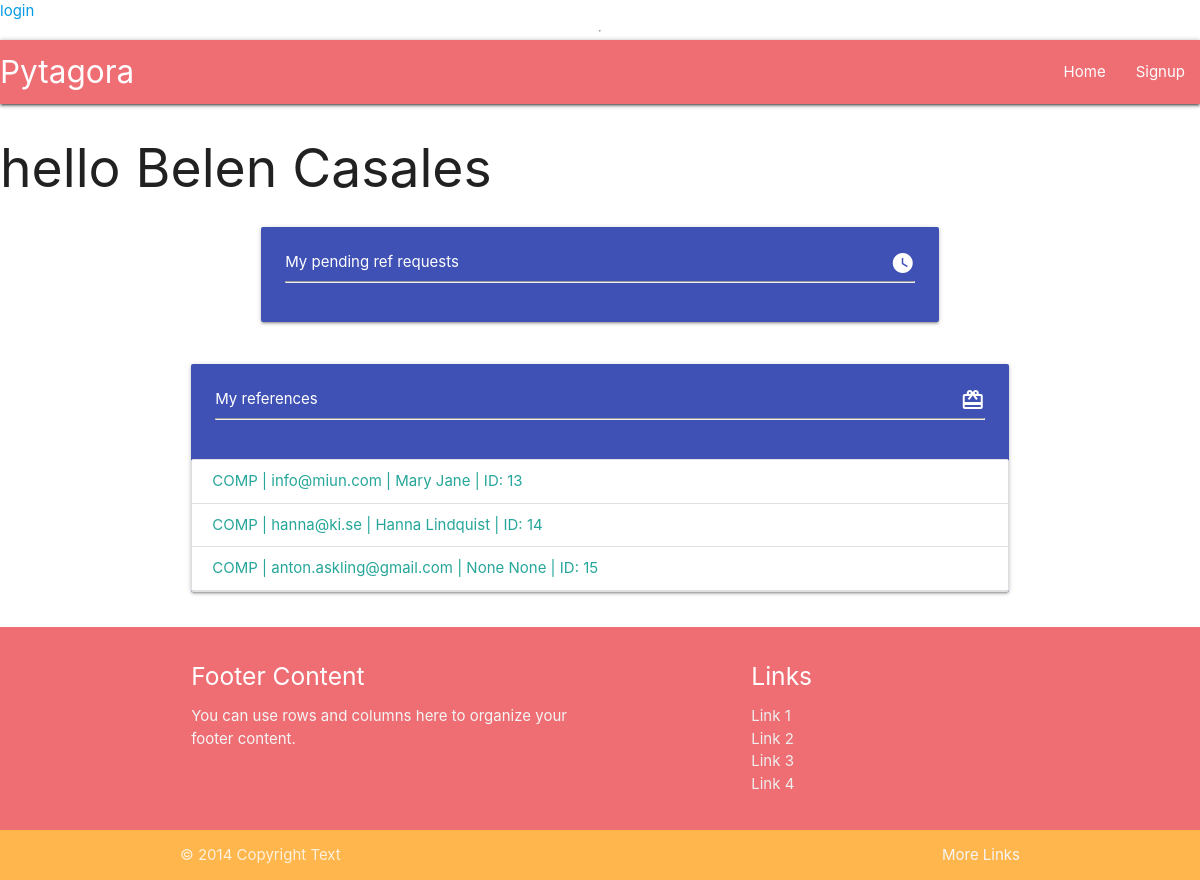
Page /profile/8/ on the earlier database version.
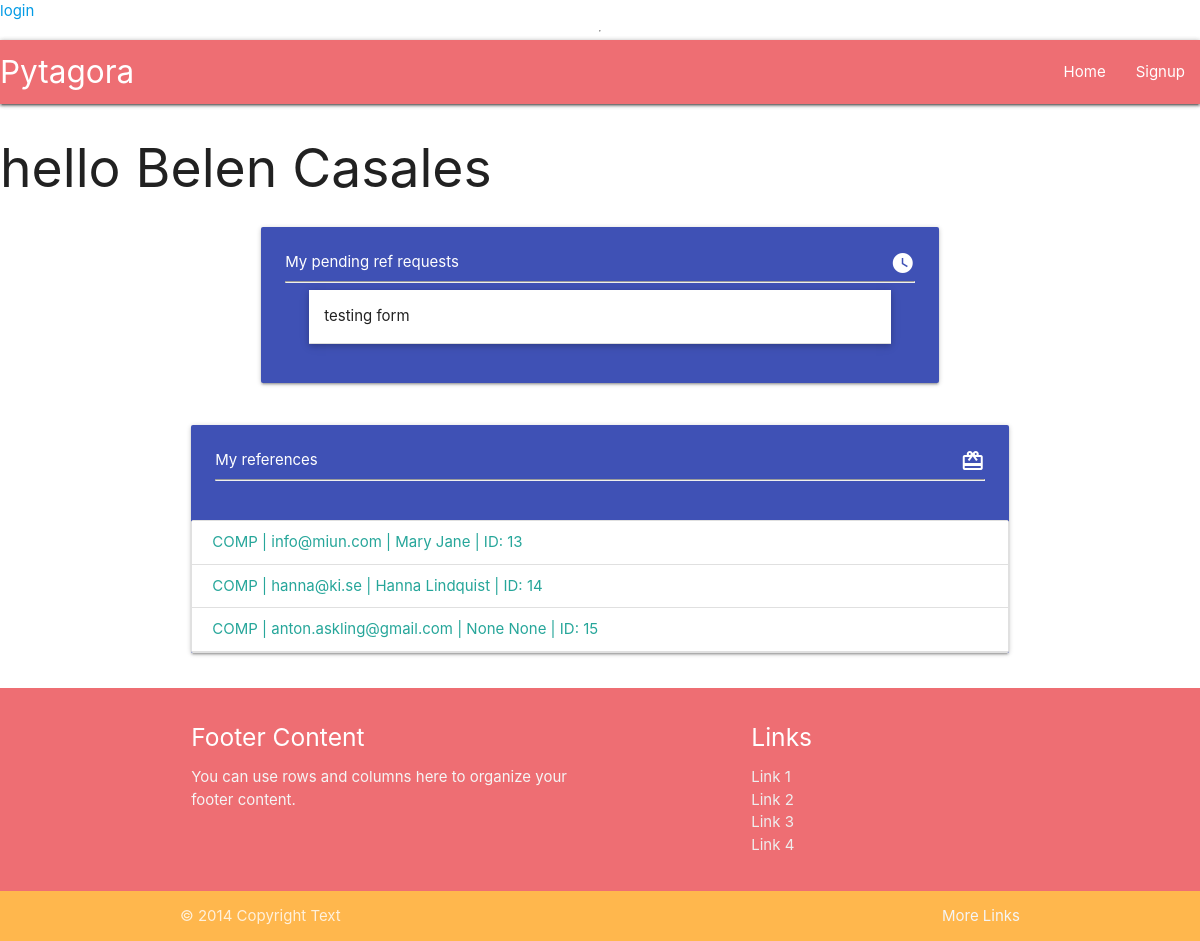
Same page on the later database version.
### userprofile/models.py (models this page shows, shortened)
class RefRequest(models.Model):
    profile = models.ForeignKey(Profile, verbose_name=_("profile"), on_delete=models.CASCADE)
    company_name = models.CharField(_("company name"), max_length=100, null=True, blank=True)
    date_from = PartialDateField( verbose_name=_("date from"))
    date_to = PartialDateField(verbose_name=_("date to"))
    to_email = models.EmailField(_("to email"), max_length=254, null=True, blank=True)
    UNINITIATED = "UNIN"
    PENDING = "PEND"
    COMPLETE = "COMP"
    STATUS_CHOICES = [
        (UNINITIATED, "Uninitiated"),
        (PENDING, "Pending"),
        (COMPLETE, "Complete"),
    ]
    status = models.CharField(_("status"), max_length=4, choices=STATUS_CHOICES, default=UNINITIATED,)
    time_sent = models.DateTimeField(_("time_sent"), auto_now_add=True, null=True)
    class Meta:
        verbose_name = "Reference request"
        verbose_name_plural = "Reference requests"

class RefResponse(models.Model):
    ref_request = models.OneToOneField(RefRequest, verbose_name=_("request to"), on_delete=models.CASCADE)
    profile = models.ForeignKey(Profile, verbose_name=_("profile"), on_delete=models.CASCADE, null=True, blank=True)
    email = models.EmailField(_("email"), max_length=254)
    first_name = models.CharField(_("first name"), max_length=50, null=True, blank=True)
    last_name = models.CharField(_("last name"), max_length=50, null=True, blank=True)
    company_name = models.CharField(_("company name"), max_length=50, null=True, blank=True)
    title = models.CharField(_("title"), max_length=50)
    BOSS = "BOSS"
    COLLEAGUE = "COLL"
    CONSULTANT = "CONS"
    OTHER = "OTH"
    RELATION_CHOICES = [
        (BOSS, "Boss to referee"),
        (COLLEAGUE, "Colleague to referee"),
        (CONSULTANT, "referee was consultant"),
        (OTHER, "Other")
    ]
    relation = models.CharField(_("relation to referee"), choices=RELATION_CHOICES, default=BOSS, max_length=4)
    other_relation = models.CharField(_("if Other, please specify"), max_length=80, null=True, blank=True)
    main_tasks = models.TextField(_("describe main tasks"))
    elaborate = models.TextField(_("elaborate"))
    extra = models.TextField(_("extra"))
    referee_first_name = models.CharField(_("referee first name"), max_length=50)
    referee_last_name = models.CharField(_("referee last name"), max_length=50)
    time_added = models.DateTimeField(_("time added"), auto_now=True)
    def get_full_name(self):
        return f"{self.first_name} {self.last_name}"
    class Meta:
        verbose_name = "Reference response"
        verbose_name_plural = "Reference responses"
        ordering = ["ref_request"]

### userprofile/views.py (the view)
# urls.py: path("profile/<int:pk>/", ProfileView.as_view(), name ="profile"),
class ProfileView(ListView):
    model = RefRequest
    def get(self, request, *args, **kwargs):
        profile = Profile.objects.get(id=kwargs["pk"])
        requests = profile.refrequest_set.all()
        return render(
            self.request,
            "userprofile/profile.html",
            {
                "profile": profile,
                "requests": requests,
            })

### userprofile/models.py (called while the page is built)
    def __str__(self):
        return f"{self.first_name} {self.last_name}"

### userprofile/templates/userprofile/profile.html (shortened to what this page needs)
{% extends "base.html" %}
{% block content %}
    <h2>hello {{ profile }}</h2>
    <div class="container">
        {% include "./components/profile_pending_requests.html" %}
        <div class="row">
            <div class="col s12">
                <div class="card indigo">
                    <div class="card-content">
                        <span class="white-text">My references <i class="material-icons right">redeem</i></span>
                        <hr/>
                    </div>
                    <div class=" collection">
                        {% for request in requests %}
                        {% if request.status == "COMP" %}
                        <a data-target="{{ request.refresponse.id }}" class="modal-trigger  collection-item" href="">{{ request.status }} | {{ request.refresponse.email }} | {{ request.refresponse.get_full_name }} | ID:  {{ request.refresponse.id }} </a>
                        {% endif %}
                        {% endfor %}
                    </div>
                </div>
            </div>
        </div>
    </div>
{% endblock content %}

### userprofile/templates/userprofile/components/profile_pending_requests.html (shortened to what this page needs)
<div class="row">
    <div class="col s12 l10 offset-l1">
        <div class="card-panel indigo">
            <span class="white-text ">My pending ref requests <i class="material-icons right" >watch_later</i> </span>
            <hr/>
            <ul class="collapsible popout">
            {% for request in requests %}
                {% if request.status == "PEND" %}
                <li>
                    <div class="collapsible-header"> <span class="truncate">{{ request.company_name }}</span></div>
                  </li>
                  {% endif %}
            {% endfor %}
             </ul>
        </div>
    </div>
</div>

Differences in the rows shown:
added RefRequest: company_name "testing form", shown under "hello Belen Casales"
